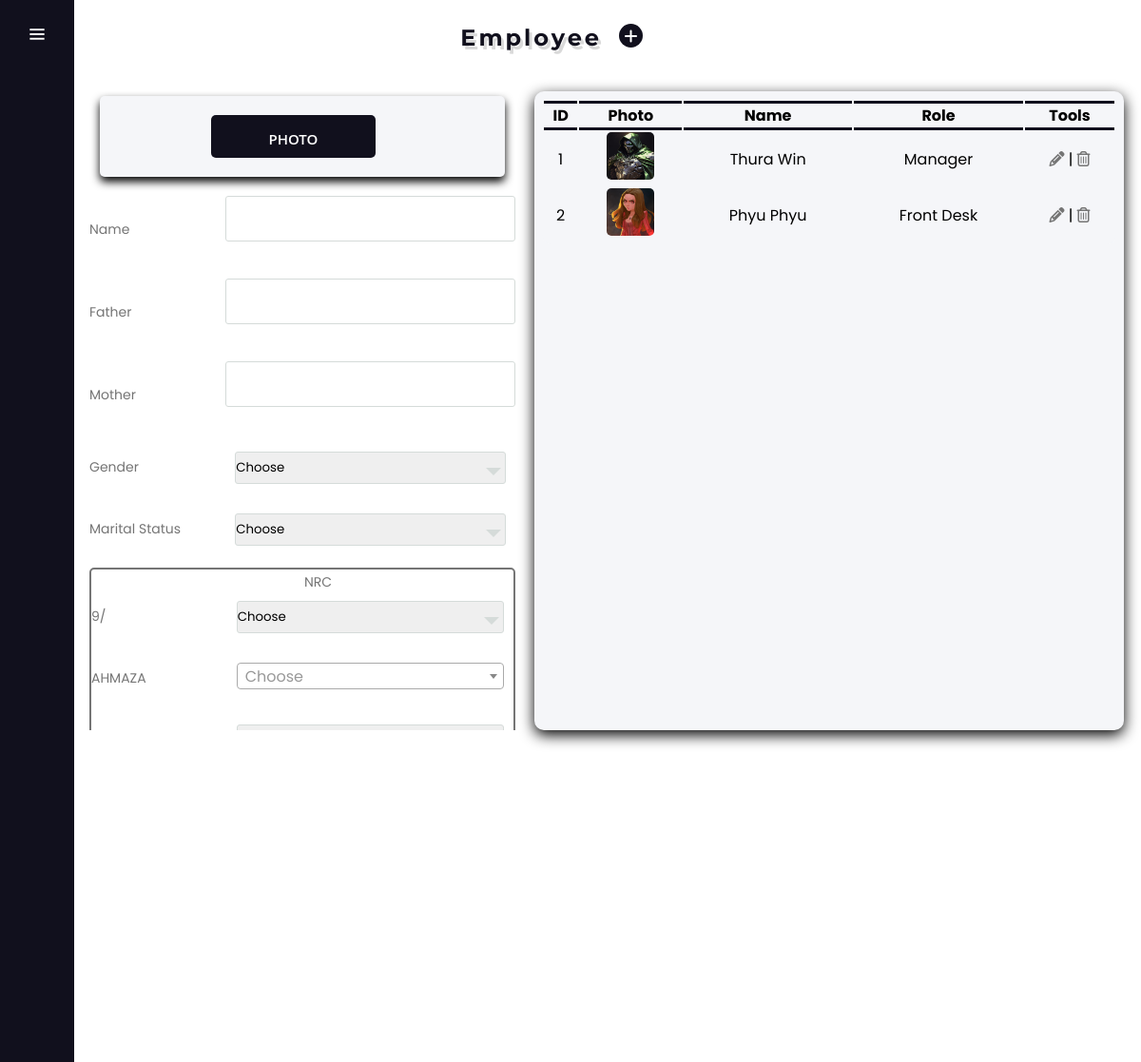
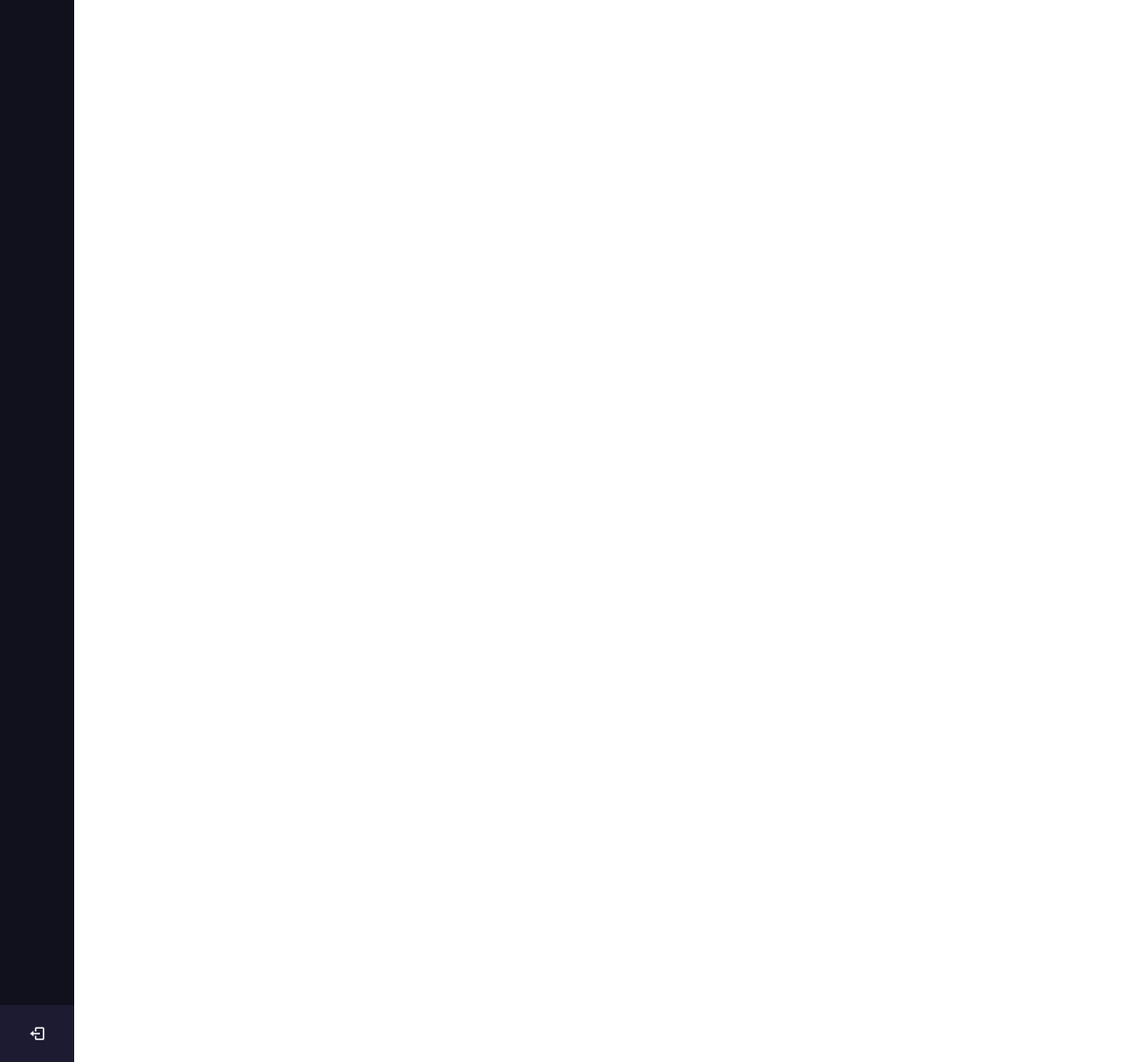
The app's page /Employee.php?New (signed in) with its own data (2 pictures, top to bottom).
### tables this page shows
CREATE TABLE `employee` (
  `ID` int(11) NOT NULL,
  `Name` varchar(30) NOT NULL,
  `Father` varchar(30) NOT NULL,
  `Mother` varchar(30) NOT NULL,
  `Gender` varchar(10) NOT NULL,
  `Marital` varchar(30) NOT NULL,
  `Position` varchar(30) NOT NULL,
  `Ph` varchar(30) NOT NULL,
  `Birthday` date NOT NULL,
  `Email` varchar(50) NOT NULL,
  `Password` varchar(30) NOT NULL,
  `NRC` varchar(30) NOT NULL,
  `Address` varchar(200) NOT NULL,
  `Reg_Date` date NOT NULL,
  `Photo` varchar(250) NOT NULL
);

### SQL.php (called while the page is built, shortened)
<?php
	function Single_Select($Field, $Table)
	{
		include("Connect.php");
		$query 	= "	SELECT $Field FROM $Table";
		$result	= mysqli_query($connection, $query);
		return $result;
	}
?>

### Employee.php (the view, shortened to what this page needs)
<?php
	include("Connect.php");
	include("SQL.php");
?>
<!DOCTYPE html>
<html lang="en" dir="ltr">
    <head>
        <link rel="stylesheet" href="New.css">
        <link rel="stylesheet" href="select2.min.css" />
        <link rel="stylesheet" href="select2.min.js" />
        <link href='https://unpkg.com/boxicons@2.0.7/css/boxicons.min.css' rel='stylesheet'>
		<link rel="stylesheet" href="https://cdnjs.cloudflare.com/ajax/libs/chosen/1.8.7/chosen.min.css">
		<link rel="stylesheet" href="https://maxcdn.bootstrapcdn.com/bootstrap/3.3.7/css/bootstrap.min.cs">
		<link rel="stylesheet" type="text/css" href="DataTables/datatables.min.css" />
    </head>
    <body>
    <?php include "Sidebar.php"; ?>
    <section class="home-section">
        <form action="Employee.php" method="post" enctype="multipart/form-data">
            <div class="Item">
                <div class="Header">
                    <table>
                        <tr>
                            <th><h1 class="Page">Employee</h1></th>
                            <th>
                                <a href="Employee.php?New">
                                    <div class="Expand">
                                        <button class="Icon"><i class='fas fa-plus'></i></button>
                                    </div>
                                </a>
                            </th>
                        </tr>
                    </table>
                </div>
                <?php
                    if (isset($_REQUEST['New']))
                    {
                ?>
                    <div class="Form">
                    <?php
                        if (isset($_REQUEST['Update']))
                        {
                            $Rows		= mysqli_fetch_array(Multi_Select("*","Employee","ID",$_SESSION['Update']));
                        }
                        else
                        {
                    ?>
                        <div class="Input_Field">
                            <div class="Form_Input">
                                <label for="file-ip-1">Photo</label>
                            </div>
                        </div>
                        <div class="Input_Field">
                            <label>Name</label>
                            <input type="text" name="txtName" class="Input" required />
                        </div>
                        <div class="Input_Field">
                            <label>Father</label>
                            <input type="text" name="txtFather" class="Input" required />
                        </div>
                        <div class="Input_Field">
                            <label>Mother</label>
                            <input type="text" name="txtMother" class="Input" required />
                        </div>
                        <div class="Input_Field">
                            <label>Gender</label>
                            <div class="Custom_Select">
                                <select name="cboGender" required class="form-control">
                                    <option disabled selected hidden value="">Choose</option>
                                </select>
                            </div>
                        </div>
                        <div class="Input_Field">
                            <label>Marital Status</label>
                            <div class="Custom_Select">
                                <select name="cboMarital" required class="form-control" data-live-search="true">
                                    <option disabled selected hidden value="">Choose</option>
                                </select>
                            </div>
                        </div>
                        <div class="NRC">
                            <label class="NRC_Label">NRC</label>
                            <div class="Input_Field">
                                <label>9/</label>
                                <div class="Custom_Select">
                                    <select name="cboFirst" id="Choose" required class="Choose form-control">
                                        <option disabled selected hidden value="">Choose</option>
                                    </select>
                                </div>
                            </div>
                            <div class="Input_Field">
                                <label>AHMAZA</label>
                                <div class="Custom_Select">
                                </div>
                            </div>
                            <div class="Input_Field">
                                <div class="Custom_Select">
                                    <select name="cboThird" required class="form-control">
                                        <option disabled selected hidden value="">Choose</option>
                                    </select>
                                </div>
                            </div>
                        </div>
                    <?php
                        }
                    ?>
                </div>
                <div class="Data">
                    <table id="tableid" class="display">
                        <thead>
                            <tr>
                                <th>ID</th>
                                <th>Photo</th>
                                <th>Name</th>
                                <th>Role</th>
                                <th>Tools</th>
                            </tr>
                        </thead>
                        <tbody>
                            <?php
                                $result	= Single_Select("*","Employee");
                                $count	= mysqli_num_rows($result);
                                for ($i=0; $i < $count; $i++)
                                {
                                    $rows 	=	mysqli_fetch_array($result);
                                    $ID 	= 	$rows["ID"];
                                    if (isset($_REQUEST['Update']))
                                    {
                                        if ($ID == $_SESSION['Update'])
                                        {
                                            echo "<tr class='Update'>";
                                            echo "<td>" . $ID . "</td>";
                                            echo "<td><img src='" . $rows['Photo'] . "' class='Image'></td>";
                                            echo "<td>" . $rows['Name'] . "</td>";
                                            echo("<td>" . $rows["Position"] . "</td>");
                                            echo("<td>
                                                    <a href='Employee.php?New&&Update=$ID'><i class='fas fa-pencil-alt'></i></a>
                                                    |
                                                    <a href='Employee.php?Delete=$ID'><i class='far fa-trash-alt'></i></a>
                                                </td>");
                                            echo "</tr>";
                                        }
                                        else
                                        {
                                            echo "<tr>";
                                            echo "<td>" . $ID . "</td>";
                                            echo "<td><img src='" . $rows['Photo'] . "' class='Image'></td>";
                                            echo("<td>" . $rows["Name"] . "</td>");
                                            echo("<td>" . $rows["Position"] . "</td>");
                                            echo("<td>
                                                    <a href='Employee.php?New&&Update=$ID'><i class='fas fa-pencil-alt'></i></a>
                                                    |
                                                    <a href='Employee.php?Delete=$ID'><i class='far fa-trash-alt'></i></a>
                                                </td>");
                                            echo "</tr>";
                                        }
                                    }
                                    else
                                    {
                                        echo "<tr>";
                                        echo "<td>" . $ID . "</td>";
                                        echo "<td><img src='" . $rows['Photo'] . "' class='Image'></td>";
                                        echo "<td>" . $rows['Name'] . "</td>";
                                        echo("<td>" . $rows["Position"] . "</td>");
                                        echo("<td>
                                                <a href='Employee.php?New&&Update=$ID'><i class='fas fa-pencil-alt'></i></a>
                                                |
                                                <a href='Employee.php?Delete=$ID'><i class='far fa-trash-alt'></i></a>
                                            </td>");
                                        echo "</tr>";
                                    }
                                }
                            ?>
                        </tbody>
                    </table>
                </div>
                <?php
                    }
                ?>
            </div>
        </form>
    </section>
    </body>
</html>

### New.css (style rules this page uses)
:root { --first-color: #11101D; --input-color: #80868B; --border-color: #DADCE0; --normal-font-size: 1rem; --small-font-size: .75rem; }
* { margin: 0; padding: 0; box-sizing: border-box; font-family: "Poppins" , sans-serif; }
.home-section { padding: 1rem; position: relative; background: #fff; min-height: 100vh; top: 0; left: 78px; width: calc(100% - 78px); transition: all 0.5s ease; z-index: 2; }
.Item { font-size: var(--normal-font-size); }
.Item .Input { position: relative; height: 48px; margin-bottom: 1.5rem; }
.Item .Header { width: 100%; display: block; align-items: center; }
.Item .Header table tr th { padding: 5px; }
.Item .Header table tr th:first-child { width: 50%; text-align: right; }
.Item .Header .Page { color: var(--first-color); font-size: 30; font-weight: 700; letter-spacing: 3px; font-family: 'Montserrat', sans-serif; text-shadow: 3px 4px rgba(0, 0, 0, .15);; }
.Item .Header table { width: 100%; border-collapse: separate; }
.Expand { text-decoration: none; width: 33px; height: 33px; display: flex; padding: 2px; border-radius: 50px; transition: all .5s ease; z-index: 0; }
.Expand .Icon { height: 25px; border-radius: 50px; cursor: pointer; border: 0; padding: 1px; width: 25px; background: transparent; font-size: 1rem; background: var(--first-color); color: #fff; transition: all .5s ease; text-align: inherit; z-index: 10; }
.Form { margin-top: 3%; width: 28rem; height: 42rem; overflow: auto; float: left; margin-right: 20px; }
.Form .NRC { width: 100%; border: 2px solid #757575; border-radius: 5px; align-items: center; }
.NRC .NRC_Label { color: #757575; font-size: 14px; margin-left: 50%; padding: 2px; }
.Input_Field { margin-bottom: 15px; display: flex; align-items: center; }
.Input_Field .Form_Input { width: 95%; margin: 5px auto; padding: 20px; background: #f5f6f9; border-radius: 5px; box-shadow: 0px 5px 10px 0px; }
.Input_Field label { width: 200px; color: #757575; margin-right: 10px; font-size: 14px; }
.Input_Field .Form_Input label { display:block; width:45%; height:45px; margin-left: 25%; line-height:50px; text-align:center; background: var(--first-color); color:#fff; font-size:15px; font-family:"Open Sans",sans-serif; text-transform:Uppercase; font-weight:600; border-radius:5px; cursor:pointer; }
.Input_Field .Input, .Input_Field .Textarea { width: 100%; outline: none; border: 1px solid #d5dbd9; font-size: 15px; padding: 8px 10px; border-radius: 3px; transition: all .5s ease; }
.Input_Field .Custom_Select { padding: 8px 10px; position: relative; width: 100%; height: 50px; border-radius: 3px; transition: all .5s ease; }
.NRC .Input_Field .Custom_Select { padding: 8px 10px; position: relative; width: 100%; height: 50px; border-radius: 3px; transition: all .5s ease; }
.Input_Field .Custom_Select select, .Input_Field .Custom_Select_Multiple select { appearance: none; -webkit-appearance: none; border: 1px solid #d5dbd9; width: 100%; height: 100%; border-radius: 3px; outline: none; }
.NRC .Input_Field .Custom_Select select { appearance: none; -webkit-appearance: none; border: 1px solid #d5dbd9; width: 100%; height: 100%; border-radius: 3px; outline: none; }
.Input_Field .Custom_Select:before { content: ''; position: absolute; top: 25px; right: 15px; border: 8px solid; border-color: #d5dbd9 transparent transparent transparent; pointer-events: none; }
.Data { margin-top: 3%; width: calc(100% - 470px); height: 42rem; overflow: auto; padding: 8px; float: left; background: #f5f6f9; border: none; box-shadow: 0px 5px 15px 0px; border-radius: 10px; text-align: center; }
.Data table { width: 100%; background: #f5f6f9; border: none; outline: none; border-radius: 10px; text-align: center; border-collapse: separate; border-spacing: 0.5; }
.Data table tr th { color: black; border-top: 3px solid var(--first-color); border-bottom: 3px solid var(--first-color); }
.Data table tr td a { text-decoration: none; color: #757575; }
.Data table tr td .Image { width: 50px; height: 50px; border-radius: 10%; }

### records on screen
employee: ID "1", Photo (picture), Name "Thura Win", Position "Manager"
employee: ID "2", Photo (picture), Name "Phyu Phyu", Position "Front Desk"
